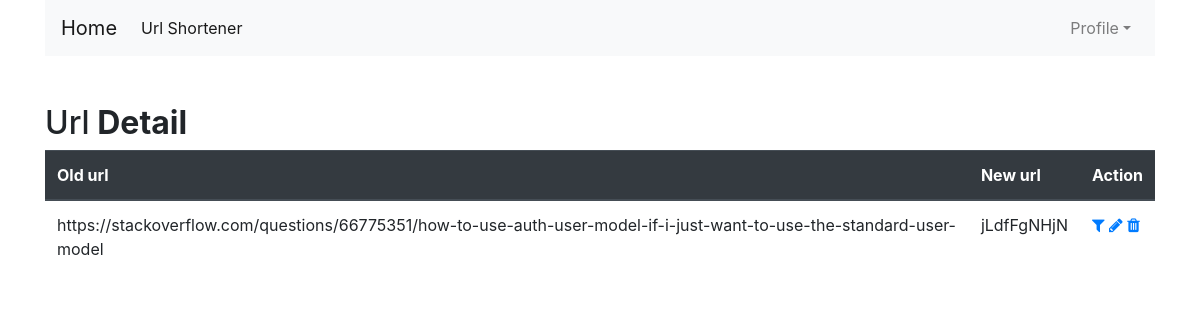
/url/3/ (signed in), run on the app's committed database.
### short/models.py (models this page shows, shortened)
class Url(models.Model):
    url = models.CharField(max_length=250)
    slug = models.CharField(max_length=15)

### short/views.py (the view)
# urls.py: path('url/<int:pk>/',UrlDetailView.as_view(),name='url-detail'),
class UrlDetailView(BaseView,DetailView):
    template_name = "short/pages/url_detail.html"

### short/templates/short/pages/url_detail.html
{% include 'short/base.html' %}
{% block content %}
    <div class="container mt-5">
        <div class="table-title">
            <div class="row">
                {% block header %}
                    <div class="col-sm-8"><h2>Url<b> Detail</b></h2></div>
                {% endblock header %}
            </div>
        </div>
        <table class="table table-hover ">
            <thead class="thead-dark">
                <tr>
                    <th scope="col">Old url</th>
                    <th scope="col">New url</th>
                    <th scope="col">Action</th>
                </tr>
            </thead>
            <tbody>
                <tr>
                    <td>{{ object.url }}</td>
                    <td>{{ object.slug }}</td>
                    <td>
                        <a
                            type="button"
                            {% comment %} class="btn btn-sm btn-secondary" {% endcomment %}
                            href="{% url 'url-detail' object.id %}">
                            <i class="fa fa-filter" aria-hidden="true"></i>
                        </a>
                        <a
                            type="button"
                            {% comment %} class="btn btn-sm btn-info" {% endcomment %}
                            href="{% url 'url-update' object.id %}">
                            <i class="fa fa-pencil" aria-hidden="true"></i>
                        </a>
                        <a
                            type="button"
                            {% comment %} class="btn btn-sm btn-danger" {% endcomment %}
                            href="{% url 'url-delete' object.id %}">
                            <i class="fa fa-trash" aria-hidden="true"></i>
                        </a>
                    </td>
                </tr>
            </tbody>
        </table>
    </div>
{% endblock content %}

### data on the page
Url: url "https://stackoverflow.com/questions/66775351/how-to-use-auth-user-model-if-i-just-want-to-use-the-standard-user-model", slug "jLdfFgNHjN"
